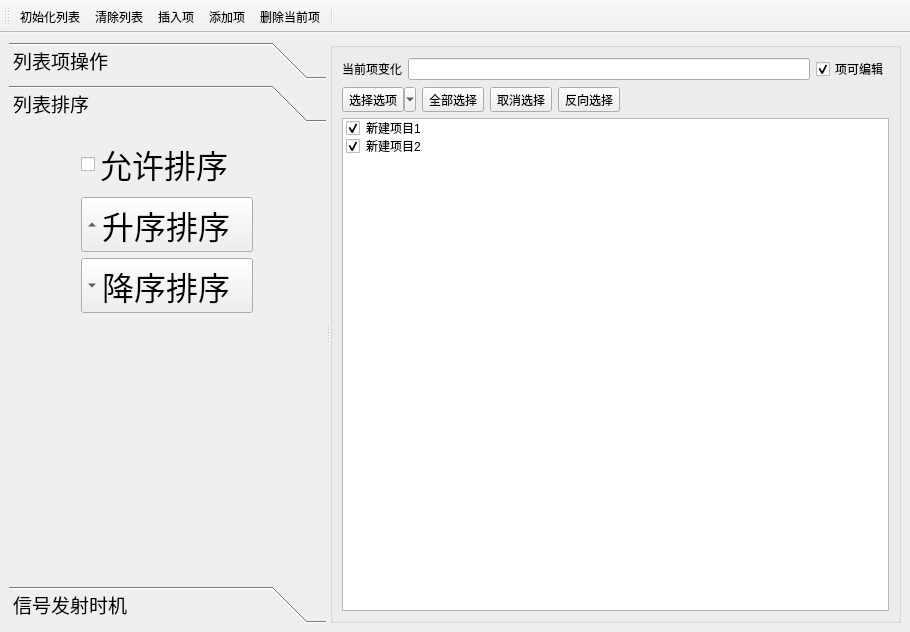
<?xml version="1.0" encoding="UTF-8"?>
<ui version="4.0">
 <class>MainWindow</class>
 <widget class="QMainWindow" name="MainWindow">
  <property name="geometry">
   <rect>
    <x>0</x>
    <y>0</y>
    <width>910</width>
    <height>632</height>
   </rect>
  </property>
  <property name="windowTitle">
   <string>MainWindow</string>
  </property>
  <widget class="QWidget" name="centralwidget">
   <layout class="QHBoxLayout" name="horizontalLayout_3">
    <item>
     <widget class="QSplitter" name="splitter">
      <property name="orientation">
       <enum>Qt::Horizontal</enum>
      </property>
      <widget class="QToolBox" name="toolBox">
       <property name="maximumSize">
        <size>
         <width>700</width>
         <height>16777215</height>
        </size>
       </property>
       <property name="font">
        <font>
         <family>3270 Nerd Font</family>
         <pointsize>14</pointsize>
        </font>
       </property>
       <property name="currentIndex">
        <number>1</number>
       </property>
       <widget class="QWidget" name="page">
        <property name="geometry">
         <rect>
          <x>0</x>
          <y>0</y>
          <width>304</width>
          <height>434</height>
         </rect>
        </property>
        <attribute name="icon">
         <iconset resource="res.qrc">
          <normaloff>:/images/icons/410.bmp</normaloff>:/images/icons/410.bmp</iconset>
        </attribute>
        <attribute name="label">
         <string>列表项操作</string>
        </attribute>
        <layout class="QGridLayout" name="gridLayout">
         <item row="0" column="0">
          <widget class="QToolButton" name="tBtnListInit">
           <property name="text">
            <string>tBtnListInit</string>
           </property>
           <property name="toolButtonStyle">
            <enum>Qt::ToolButtonTextBesideIcon</enum>
           </property>
           <property name="autoRaise">
            <bool>true</bool>
           </property>
          </widget>
         </item>
         <item row="1" column="0">
          <widget class="QToolButton" name="tBtnListClear">
           <property name="text">
            <string>tBtnListClear</string>
           </property>
           <property name="toolButtonStyle">
            <enum>Qt::ToolButtonTextBesideIcon</enum>
           </property>
           <property name="autoRaise">
            <bool>true</bool>
           </property>
          </widget>
         </item>
         <item row="2" column="0">
          <widget class="QToolButton" name="tBtnListInsert">
           <property name="text">
            <string>tBtnListInsert</string>
           </property>
           <property name="toolButtonStyle">
            <enum>Qt::ToolButtonTextBesideIcon</enum>
           </property>
           <property name="autoRaise">
            <bool>true</bool>
           </property>
          </widget>
         </item>
         <item row="3" column="0">
          <widget class="QToolButton" name="tBtnListAppend">
           <property name="text">
            <string>tBtnListAppend</string>
           </property>
           <property name="toolButtonStyle">
            <enum>Qt::ToolButtonTextBesideIcon</enum>
           </property>
           <property name="autoRaise">
            <bool>true</bool>
           </property>
          </widget>
         </item>
         <item row="4" column="0">
          <widget class="QToolButton" name="tBtnListDelete">
           <property name="text">
            <string>tBtnListDelete</string>
           </property>
           <property name="toolButtonStyle">
            <enum>Qt::ToolButtonTextBesideIcon</enum>
           </property>
           <property name="autoRaise">
            <bool>true</bool>
           </property>
          </widget>
         </item>
        </layout>
       </widget>
       <widget class="QWidget" name="page_2">
        <property name="geometry">
         <rect>
          <x>0</x>
          <y>0</y>
          <width>304</width>
          <height>434</height>
         </rect>
        </property>
        <attribute name="icon">
         <iconset resource="res.qrc">
          <normaloff>:/images/icons/408.bmp</normaloff>:/images/icons/408.bmp</iconset>
        </attribute>
        <attribute name="label">
         <string>列表排序</string>
        </attribute>
        <layout class="QGridLayout" name="gridLayout_2">
         <item row="0" column="0">
          <widget class="QCheckBox" name="chkSortEnable">
           <property name="font">
            <font>
             <family>3270 Nerd Font</family>
             <pointsize>24</pointsize>
            </font>
           </property>
           <property name="text">
            <string>允许排序</string>
           </property>
          </widget>
         </item>
         <item row="1" column="0">
          <widget class="QToolButton" name="tBtnSortAsc">
           <property name="font">
            <font>
             <family>3270 Nerd Font</family>
             <pointsize>24</pointsize>
            </font>
           </property>
           <property name="text">
            <string>升序排序</string>
           </property>
           <property name="toolButtonStyle">
            <enum>Qt::ToolButtonTextBesideIcon</enum>
           </property>
           <property name="arrowType">
            <enum>Qt::UpArrow</enum>
           </property>
          </widget>
         </item>
         <item row="2" column="0">
          <widget class="QToolButton" name="tBtnSortDes">
           <property name="font">
            <font>
             <family>3270 Nerd Font</family>
             <pointsize>24</pointsize>
            </font>
           </property>
           <property name="text">
            <string>降序排序</string>
           </property>
           <property name="toolButtonStyle">
            <enum>Qt::ToolButtonTextBesideIcon</enum>
           </property>
           <property name="arrowType">
            <enum>Qt::DownArrow</enum>
           </property>
          </widget>
         </item>
         <item row="3" column="0">
          <spacer name="verticalSpacer">
           <property name="orientation">
            <enum>Qt::Vertical</enum>
           </property>
           <property name="sizeHint" stdset="0">
            <size>
             <width>20</width>
             <height>228</height>
            </size>
           </property>
          </spacer>
         </item>
        </layout>
       </widget>
       <widget class="QWidget" name="page_3">
        <property name="geometry">
         <rect>
          <x>0</x>
          <y>0</y>
          <width>304</width>
          <height>434</height>
         </rect>
        </property>
        <attribute name="icon">
         <iconset resource="res.qrc">
          <normaloff>:/images/icons/412.bmp</normaloff>:/images/icons/412.bmp</iconset>
        </attribute>
        <attribute name="label">
         <string>信号发射时机</string>
        </attribute>
        <layout class="QGridLayout" name="gridLayout_3">
         <item row="0" column="0">
          <widget class="QToolButton" name="tBtnTextClear">
           <property name="text">
            <string>清空文本</string>
           </property>
          </widget>
         </item>
         <item row="0" column="1">
          <widget class="QToolButton" name="tBtnTextAddLine">
           <property name="text">
            <string>添加空行</string>
           </property>
          </widget>
         </item>
         <item row="1" column="0" colspan="2">
          <widget class="QPlainTextEdit" name="plainTextEdit"/>
         </item>
        </layout>
       </widget>
      </widget>
      <widget class="QGroupBox" name="groupBox">
       <property name="title">
        <string/>
       </property>
       <layout class="QVBoxLayout" name="verticalLayout">
        <item>
         <layout class="QHBoxLayout" name="horizontalLayout">
          <item>
           <widget class="QLabel" name="label">
            <property name="text">
             <string>当前项变化</string>
            </property>
           </widget>
          </item>
          <item>
           <widget class="QLineEdit" name="editCurrentItemText"/>
          </item>
          <item>
           <widget class="QCheckBox" name="chkListEditable">
            <property name="text">
             <string>项可编辑</string>
            </property>
            <property name="checked">
             <bool>true</bool>
            </property>
           </widget>
          </item>
         </layout>
        </item>
        <item>
         <layout class="QHBoxLayout" name="horizontalLayout_2">
          <item>
           <widget class="QToolButton" name="tBtnSelItem">
            <property name="text">
             <string>选择选项</string>
            </property>
            <property name="popupMode">
             <enum>QToolButton::MenuButtonPopup</enum>
            </property>
           </widget>
          </item>
          <item>
           <widget class="QToolButton" name="tBtnSelAll">
            <property name="text">
             <string>全部选择</string>
            </property>
           </widget>
          </item>
          <item>
           <widget class="QToolButton" name="tBtnSelNone">
            <property name="text">
             <string>取消选择</string>
            </property>
           </widget>
          </item>
          <item>
           <widget class="QToolButton" name="tBtnSelInv">
            <property name="text">
             <string>反向选择</string>
            </property>
           </widget>
          </item>
          <item>
           <spacer name="horizontalSpacer">
            <property name="orientation">
             <enum>Qt::Horizontal</enum>
            </property>
            <property name="sizeHint" stdset="0">
             <size>
              <width>40</width>
              <height>20</height>
             </size>
            </property>
           </spacer>
          </item>
         </layout>
        </item>
        <item>
         <widget class="QListWidget" name="listWidget">
          <property name="contextMenuPolicy">
           <enum>Qt::CustomContextMenu</enum>
          </property>
          <item>
           <property name="text">
            <string>新建项目1</string>
           </property>
           <property name="checkState">
            <enum>Checked</enum>
           </property>
           <property name="icon">
            <iconset resource="res.qrc">
             <normaloff>:/images/icons/check2.ico</normaloff>:/images/icons/check2.ico</iconset>
           </property>
          </item>
          <item>
           <property name="text">
            <string>新建项目2</string>
           </property>
           <property name="checkState">
            <enum>Checked</enum>
           </property>
           <property name="icon">
            <iconset resource="res.qrc">
             <normaloff>:/images/icons/check2.ico</normaloff>:/images/icons/check2.ico</iconset>
           </property>
          </item>
         </widget>
        </item>
       </layout>
      </widget>
     </widget>
    </item>
   </layout>
  </widget>
  <widget class="QToolBar" name="toolBar">
   <property name="windowTitle">
    <string>toolBar</string>
   </property>
   <property name="toolButtonStyle">
    <enum>Qt::ToolButtonTextUnderIcon</enum>
   </property>
   <attribute name="toolBarArea">
    <enum>TopToolBarArea</enum>
   </attribute>
   <attribute name="toolBarBreak">
    <bool>false</bool>
   </attribute>
   <addaction name="actListInit"/>
   <addaction name="actListClear"/>
   <addaction name="actListInsert"/>
   <addaction name="actListAppend"/>
   <addaction name="actListRemove"/>
   <addaction name="separator"/>
  </widget>
  <action name="actListInit">
   <property name="icon">
    <iconset resource="res.qrc">
     <normaloff>:/images/icons/128.bmp</normaloff>:/images/icons/128.bmp</iconset>
   </property>
   <property name="text">
    <string>初始化列表</string>
   </property>
   <property name="toolTip">
    <string>初始化列表项</string>
   </property>
   <property name="shortcut">
    <string>Ctrl+I</string>
   </property>
   <property name="menuRole">
    <enum>QAction::NoRole</enum>
   </property>
  </action>
  <action name="actListClear">
   <property name="icon">
    <iconset resource="res.qrc">
     <normaloff>:/images/icons/delete1.bmp</normaloff>:/images/icons/delete1.bmp</iconset>
   </property>
   <property name="text">
    <string>清除列表</string>
   </property>
   <property name="toolTip">
    <string>清除列表项</string>
   </property>
   <property name="menuRole">
    <enum>QAction::NoRole</enum>
   </property>
  </action>
  <action name="actListInsert">
   <property name="icon">
    <iconset resource="res.qrc">
     <normaloff>:/images/icons/424.bmp</normaloff>:/images/icons/424.bmp</iconset>
   </property>
   <property name="text">
    <string>插入项</string>
   </property>
   <property name="toolTip">
    <string>插入列表项</string>
   </property>
   <property name="shortcut">
    <string>Ctrl+S</string>
   </property>
   <property name="menuRole">
    <enum>QAction::NoRole</enum>
   </property>
  </action>
  <action name="actListAppend">
   <property name="icon">
    <iconset resource="res.qrc">
     <normaloff>:/images/icons/316.bmp</normaloff>:/images/icons/316.bmp</iconset>
   </property>
   <property name="text">
    <string>添加项</string>
   </property>
   <property name="toolTip">
    <string>添加列表项</string>
   </property>
   <property name="shortcut">
    <string>Ctrl+A</string>
   </property>
   <property name="menuRole">
    <enum>QAction::NoRole</enum>
   </property>
  </action>
  <action name="actListRemove">
   <property name="icon">
    <iconset resource="res.qrc">
     <normaloff>:/images/icons/324.bmp</normaloff>:/images/icons/324.bmp</iconset>
   </property>
   <property name="text">
    <string>删除当前项</string>
   </property>
   <property name="toolTip">
    <string>删除当前列表项</string>
   </property>
   <property name="menuRole">
    <enum>QAction::NoRole</enum>
   </property>
  </action>
  <action name="actQuit">
   <property name="icon">
    <iconset resource="res.qrc">
     <normaloff>:/images/icons/exit.bmp</normaloff>:/images/icons/exit.bmp</iconset>
   </property>
   <property name="text">
    <string>退出</string>
   </property>
   <property name="toolTip">
    <string>退出程序</string>
   </property>
   <property name="menuRole">
    <enum>QAction::NoRole</enum>
   </property>
  </action>
  <action name="actSelAll">
   <property name="text">
    <string>全选</string>
   </property>
   <property name="toolTip">
    <string>选择全部列表项</string>
   </property>
   <property name="menuRole">
    <enum>QAction::NoRole</enum>
   </property>
  </action>
  <action name="actSelNone">
   <property name="text">
    <string>取消选择</string>
   </property>
   <property name="toolTip">
    <string>取消选择的列表项</string>
   </property>
   <property name="menuRole">
    <enum>QAction::NoRole</enum>
   </property>
  </action>
  <action name="actSelInv">
   <property name="text">
    <string>反向选择</string>
   </property>
   <property name="toolTip">
    <string>反向选择当前的列表项</string>
   </property>
   <property name="menuRole">
    <enum>QAction::NoRole</enum>
   </property>
  </action>
 </widget>
 <resources>
  <include location="res.qrc"/>
 </resources>
 <connections>
  <connection>
   <sender>actQuit</sender>
   <signal>triggered()</signal>
   <receiver>MainWindow</receiver>
   <slot>close()</slot>
   <hints>
    <hint type="sourcelabel">
     <x>-1</x>
     <y>-1</y>
    </hint>
    <hint type="destinationlabel">
     <x>454</x>
     <y>315</y>
    </hint>
   </hints>
  </connection>
 </connections>
</ui>
